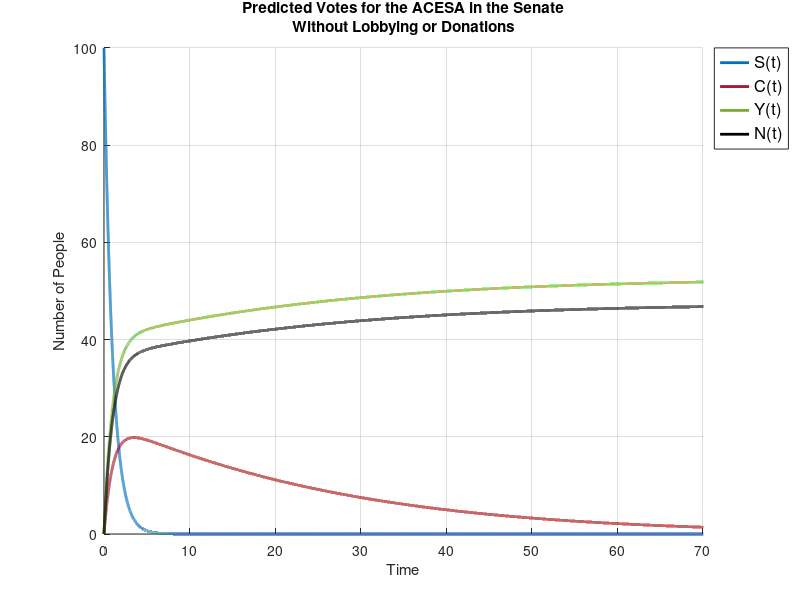

Write MATLAB code to recreate this figure.
% Define the parameters
L = 600;
alpha_C = 0.22;
alpha_F = 0.41;
alpha_A = 0.37;
Beta_F = 0.000437;
Beta_A = 0.000437;
%M_LA = 308800000;
%M_LF = 377000000;
%phi_F = 0.00005117586796;
%phi_A = 0.00007585714286;
%Nu_F = 0.0000000005258143724;
%Nu_A = 0.0000000005258143724;
%I_F = 345873.085;
%I_A = 283377.397;
%tau = 0.000000001112433819;

% Initial state values
S = 100;
C = 0;
Y = 0;
N = 0;
%L_F = 0;
%L_A = 0;
%M_F = 345873085;
%M_A = 283377397;

% Time vector
tspan = [0 100];
dt = 0.001;  % Time step size

% Number of time steps
num_steps = ceil((tspan(2) - tspan(1)) / dt);

% Preallocate arrays to store results
t = zeros(num_steps + 1, 1);
y = zeros(num_steps + 1, 4);

% Initial conditions
t(1) = tspan(1);
y(1, :) = [S, C, Y, N];  %, M_F, M_A, L_F, L_A

% Euler method
for i = 1:num_steps
    % Current state
    current_state = y(i, :);
    
    % Compute derivatives
    %dL_F = Nu_F * M_LF * (L - current_state(5) - current_state(6));
    %dL_A = Nu_A * M_LA * (L - current_state(6) - current_state(5));
    %dM_F = -I_F;
    %dM_A = -I_A;
    dS = -alpha_C * current_state(1) - alpha_F * current_state(1) - alpha_A * current_state(1);
    dC = alpha_C * current_state(1) - Beta_F * current_state(2) * current_state(3) - Beta_A * current_state(2) * current_state(4);% - tau * I_F * current_state(2) - tau * I_A * current_state(2); % - phi_F * current_state(5) * current_state(2) - phi_A * current_state(6) * current_state(2)
    dY = alpha_F * current_state(1) + Beta_F * current_state(2) * current_state(3);% + tau * I_F * current_state(2);%  + phi_F * current_state(5) * current_state(2)
    dN = alpha_A * current_state(1) + Beta_A * current_state(2) * current_state(4);% + tau * I_A * current_state(2); % + phi_A * current_state(6) * current_state(2)
    
    % Update state using Euler method
    y(i + 1, :) = current_state + dt * [dS, dC, dY, dN]; %, dM_F, dM_A, dL_F, dL_A
    
    
    % Update time
    t(i + 1) = t(i) + dt;
end

% Create plot
figure;
hold on;

% Plot each series and assign handles for legend
h1 = plot(t, y(:,1), 'Color', [0 0.4470 0.7410], 'LineWidth', 2);  % S(t)
h2 = plot(t, y(:,2), 'Color', [0.6350 0.0780 0.1840], 'LineWidth', 2);  % C(t)
h3 = plot(t, y(:,3), 'Color', [0.4660 0.6740 0.1880], 'LineWidth', 2);  % Y(t)
h4 = plot(t, y(:,4), 'Color', 'k', 'LineWidth', 2);  % N(t) [0.6350 0.0780 0.1840]

% Set axis labels and title
title({'Predicted Votes for the ACESA in the Senate','Without Lobbying or Donations'});
xlabel('Time');
ylabel('Number of People');

% Set x-axis limit
xlim([0 70]);

% Legend
legend([h1, h2, h3, h4], {'S(t)', 'C(t)', 'Y(t)', 'N(t)'}, 'Location', 'bestoutside', 'FontSize', 12);

% Grid
grid on;

% Hold off to finish the plot
hold off;
